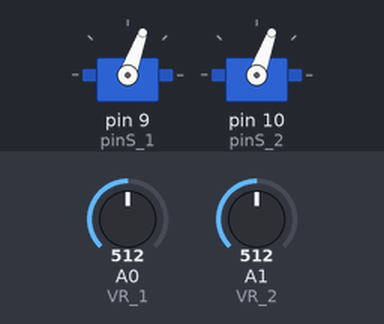
The sketch below on a simulated Arduino Uno, built with avr-gcc and run on an emulated ATmega328P. On the bench: 2 × servo. Inputs (shaded band) come from the test bench; at power-on: A0 (VR_1) = 512, A1 (VR_2) = 512.

Above: at 1.2 s.
1.3 s: A0 (VR_1) set to 716
At 2.0 s:
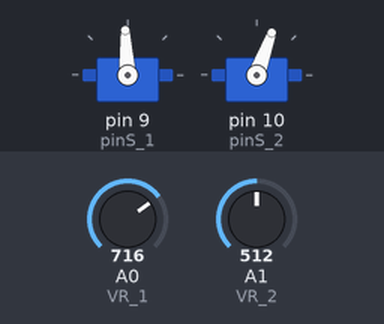
2.8 s: A1 (VR_2) set to 716
At 3.5 s:
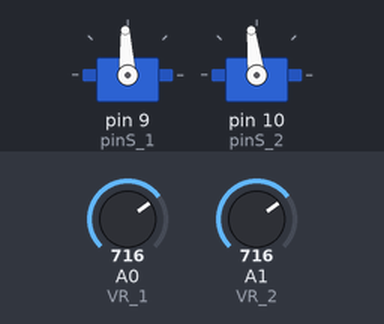
4.3 s: A0 (VR_1) set to 900
At 4.9 s:
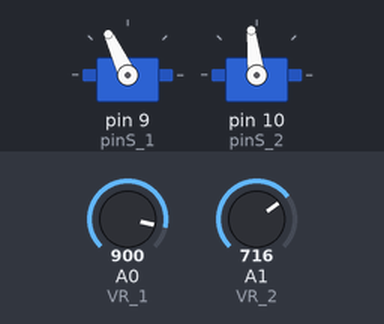
5.8 s: A1 (VR_2) set to 900
At 6.4 s:
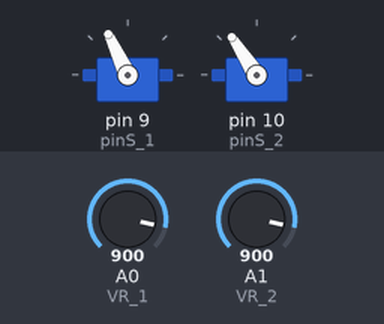
7.3 s: A0 (VR_1) set to 1023
At 7.9 s:
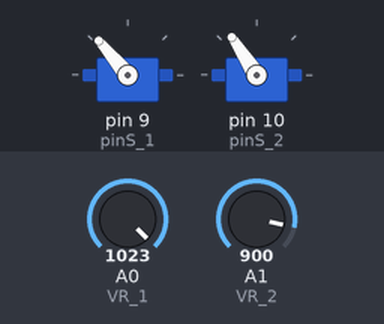
8.8 s: A1 (VR_2) set to 1023
At 9.3 s:
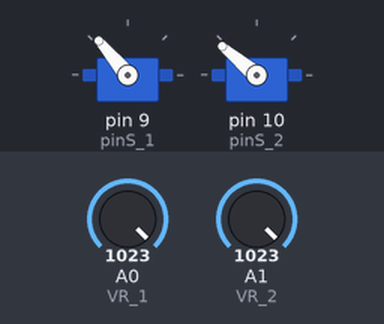
Timing chart, 0 to 11.3 s (numbered marks = the images above; inputs shaded):
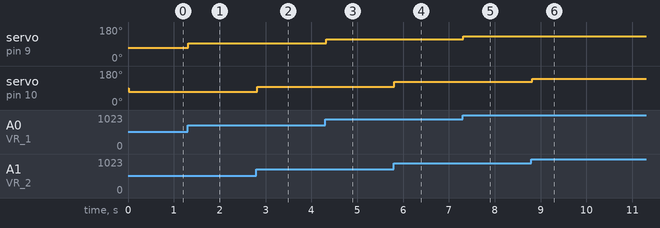

Measured:
- after the input at 1.3 s, servo on pin 9 (pinS_1): 70° → 93° at once
- after the input at 2.8 s, servo on pin 10 (pinS_2): 70° → 97° at once
- after the input at 4.3 s, servo on pin 9 (pinS_1): 93° → 115° at once
- after the input at 5.8 s, servo on pin 10 (pinS_2): 97° → 123° at once
- after the input at 7.3 s, servo on pin 9 (pinS_1): 115° → 130° at once
- after the input at 8.8 s, servo on pin 10 (pinS_2): 123° → 140° at once

The sketch:

motor.ino
```cpp
#include <Servo.h>
#define pinS_1 9
#define VR_1 A0

#define pinS_2 10
#define VR_2 A1

Servo servo_1;
Servo servo_2;

int val_1;
int val_2;

void setup() {
  //Serial.begin(9600);
  //Serial.println("Start");
  //servo.attach(pinServo);
  servo_1.attach(pinS_1);
  servo_2.attach(pinS_2);

}

void loop() {
  val_1=analogRead(VR_1);
  val_1=map(val_1,0,1023,10,130);     //設定只能在固定範圍內移動
  servo_1.write(val_1);
  delay(15);

  val_2=analogRead(VR_2);
  val_2=map(val_2,0,1023,0,140);
  servo_2.write(val_2);
  delay(15);

}
```
